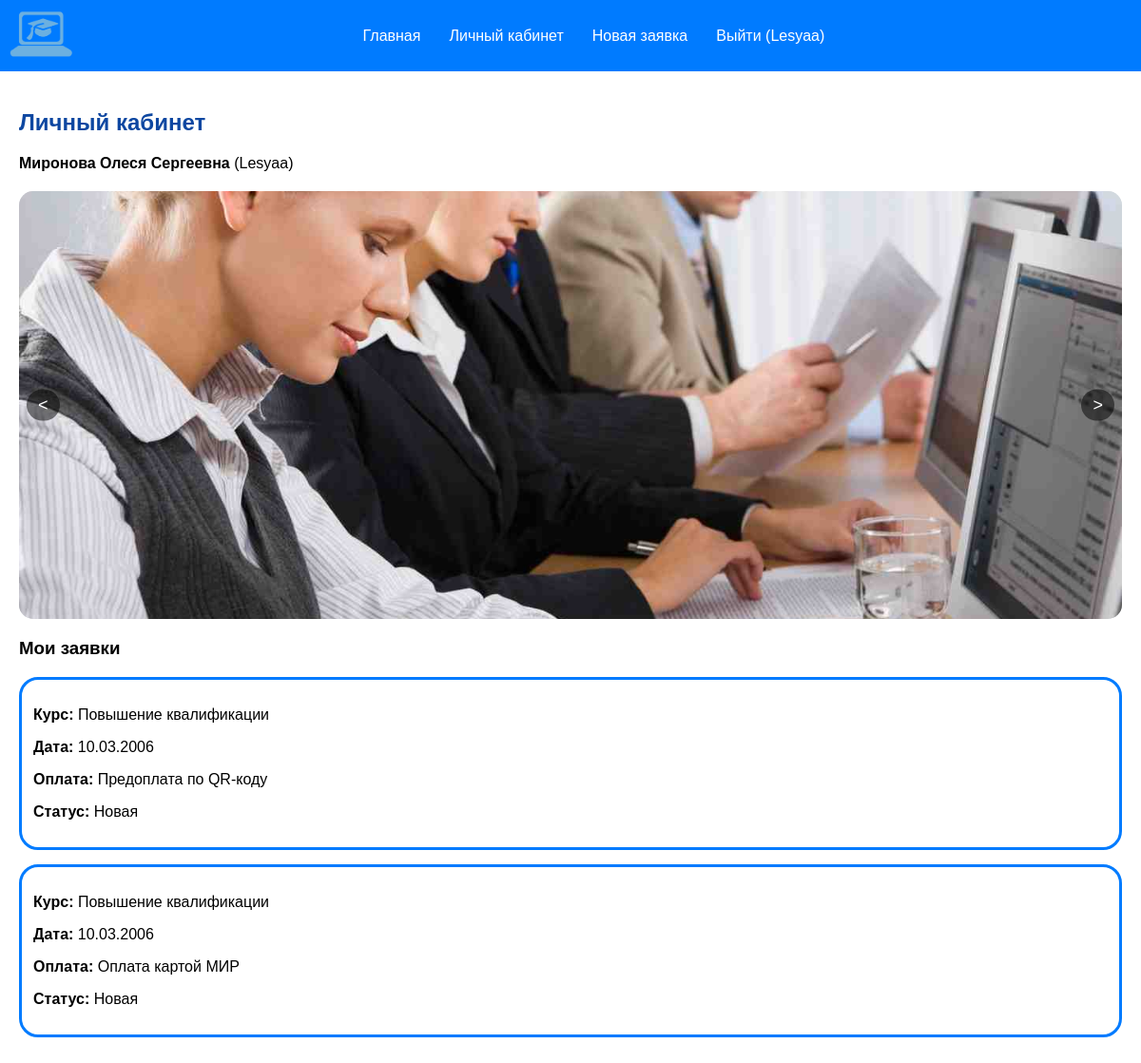
The app's page /personal/ (signed in) with its own data.
### core/models.py (models this page shows)
class User(AbstractUser):
    phone = models.CharField(max_length=20)
    fio = models.CharField(max_length=200)

class Application(models.Model):
    STATUS = [
        ('Новая', 'Новая'),
        ('Идет обучение', 'Идет обучение'),
        ('Обучение завершено', 'Обучение завершено'),
    ]
    user = models.ForeignKey(User, on_delete=models.CASCADE)
    course = models.CharField(max_length=200)
    desired_date = models.DateField()
    payment_method = models.CharField(max_length=100)
    status = models.CharField(max_length=50, choices=STATUS, default='Новая')
    created_at = models.DateTimeField(auto_now_add=True)
    review = models.TextField(blank=True, null=True)

### core/views.py (the view, shortened to what this page needs)
# urls.py: path('personal/', views.personal, name='personal'),
@login_required
def personal(request):
    apps = Application.objects.filter(user=request.user).order_by('-created_at')
    return render(request, 'core/personal_account.html', {'applications': apps})

### core/templates/core/personal_account.html (shortened to what this page needs)
{% extends 'core/base.html' %}
{% load static %}
{% block content %}
<h2>Личный кабинет</h2>
<p><strong>{{ user.fio }}</strong> ({{ user.username }})</p>
<div class="slider-container">
    <img class="slide" src="{% static 'core/images/88-gHQq11R0.jpg' %}" style="display:block">
    <button class="prev" onclick="prevSlide()"><</button>
    <button class="next" onclick="nextSlide()">></button>
</div>
<h3>Мои заявки</h3>
{% for app in applications %}
<div class="app-card">
    <p><strong>Курс:</strong> {{ app.course }}</p>
    <p><strong>Дата:</strong> {{ app.desired_date|date:"d.m.Y" }}</p>
    <p><strong>Оплата:</strong> {{ app.payment_method }}</p>
    <p><strong>Статус:</strong> {{ app.status }}</p>
</div>
{% empty %}
<p>У вас нет заявок. <a href="/new-application/">Создать заявку</a></p>
{% endfor %}
{% endblock %}

### core/templates/core/base.html (shortened to what this page needs)
{% load static %}
<!DOCTYPE html>
<html>
<head>
</head>
<body>
<div class="navbar">
    <div class="logo">
        <img src="{% static 'core/images/students_corner.png' %}" alt="Логотип">
    </div>
    <div class="nav-links">
        <a href="/">Главная</a>
        {% if user.is_authenticated %}
            <a href="/personal/">Личный кабинет</a>
            <a href="/new-application/">Новая заявка</a>
            <a href="/logout/">Выйти ({{ user.username }})</a>
        {% else %}
            <a href="/login/">Вход</a>
            <a href="/register/">Регистрация</a>
        {% endif %}
    </div>
</div>
<div class="content">
    {% block content %}{% endblock %}
</div>
</body>
</html>

### core/templates/core/base.html (style rules this page uses)
body { margin: 0; font-family: Arial, sans-serif; background: white; }
.navbar { background: #007bff; padding: 10px; display: flex; align-items: center; flex-wrap: wrap; }
.logo { flex: 0 0 auto; margin-right: 20px; }
.logo img { height: 55px; vertical-align: middle; }
.nav-links { flex: 1 1 auto; display: flex; justify-content: center; flex-wrap: wrap; gap: 10px; }
.nav-links a { color: white; text-decoration: none; padding: 5px 10px; }
button { background: #007bff; color: white; border: none; padding: 8px; cursor: pointer; border-radius: 20px; }
h1, h2 { color: #0d47a1; }
.app-card { border: 3px solid #007bff; border-radius: 20px; padding: 12px; margin-bottom: 15px; background: rgba(255, 255, 255, 0); }
.content { padding: 20px; }

### core/templates/core/personal_account.html (style rules this page uses)
.slider-container { position: relative; height: 450px; max-width: 100%; background: #dee2e6; margin: 20px 0; overflow: hidden; border-radius: 15px; }
.slide { position: absolute; width: 100%; height: 100%; object-fit: cover; display: none; }
.prev, .next { position: absolute; top: 50%; transform: translateY(-50%); background: rgba(0,0,0,0.5); color: white; border: none; padding: 6px 12px; cursor: pointer; font-size: 18px; border-radius: 20px; }
.prev { left: 8px; }
.next { right: 8px; }

### records on screen
User: username "Lesyaa", fio "Миронова Олеся Сергеевна"
Application: course "Повышение квалификации", desired_date "10.03.2006", payment_method "Предоплата по QR-коду", status "Новая"
Application: course "Повышение квалификации", desired_date "10.03.2006", payment_method "Оплата картой МИР", status "Новая"
